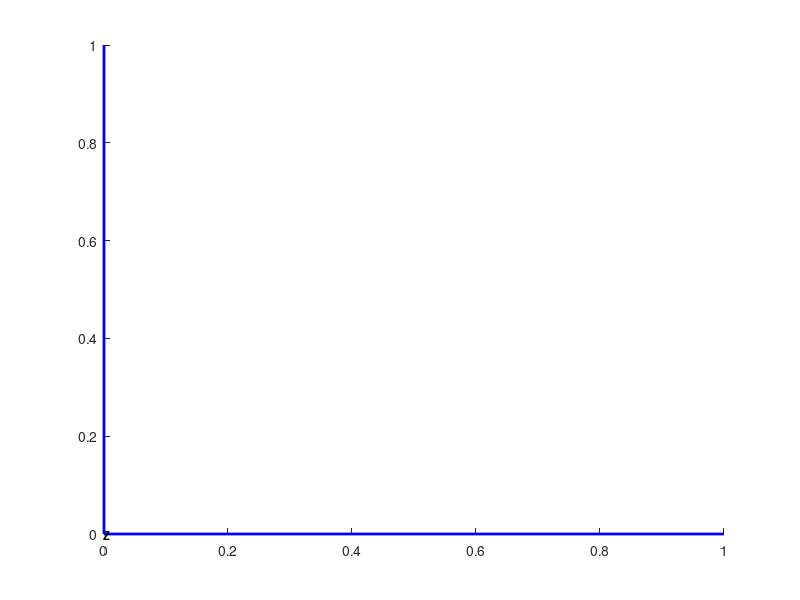

MATLAB code to generate this figure:
function h=draw_frame(varargin)
%
% ------------------------------------------------------
% | Basic Multibody Simulator Derived (Matlab toolbox) |
% ------------------------------------------------------
% | General purpose |
% -------------------
%
% draw_frame
%
% Draws a coordinate frame with orientation R at position p
%
% Syntax:
% -------
% draw_frame(R, p, color, scale)
% draw_frame(R, p, color)
% draw_frame(R, color)
% draw_frame(R, p)
% draw_frame(R)
% draw_frame
%
% Input:
% ------
% R     - rotation matrix OR unit quaternion [s x y z]
% p     - position of the origin
% color - color of the axis
%
% if color == 'rgb' then: 
% X axis - blue
% Y axis - green
% Z axis - red
%

if nargin == 0
  R = eye(3);
  p = [0,0,0]';
  color = 'b';
  scale = 1;
elseif nargin == 1
  R = varargin{1};
  p = [0,0,0]';
  color = 'b';
  scale = 1;
elseif nargin == 2
  if ischar(varargin{2})
    R = varargin{1};
    p = [0,0,0]';
    color = varargin{2};
	scale = 1;
  else
    R = varargin{1};
    p = varargin{2};
    p = p(:);
    color = 'b';
	scale = 1;
  end
elseif nargin == 3
  R = varargin{1};
  p = varargin{2};
  p = p(:);
  color = varargin{3};
  scale = 1;
elseif nargin == 4;
    R = varargin{1};
  p = varargin{2};
  p = p(:);
  color = varargin{3};
  scale = varargin{4};
else
  disp('incorrect input')
end

% if R is a unit quaternion convert it to rotation matrix
if length(R) == 4 
  R = q2R(R);
end

if strcmp(color, 'rgb')
  color_flag = 0;
else
  color_flag = 1;
end

cc = {'r', 'g', 'b'};
str = ['X' 'Y' 'Z']';
for i = 1:3
  U(:,1) = p;
  U(:,2) = p + R(:,i)*scale;
  v = 0.2*R(:,i)*scale;
  if color_flag
	hold on;h(2*i-1)=plot3(U(1,:),U(2,:),U(3,:),color,'LineWidth',2);
  else
    hold on;h(2*i-1)=plot3(U(1,:),U(2,:),U(3,:),cc{i},'LineWidth',2);
  end
  h(2*i)=text(U(1,2)+v(1),U(2,2)+v(2),U(3,2)+v(3),str(i),'FontWeight','bold','FontSize',8*scale);
end

% axis([p(1)-1 p(1)+1 p(2)-1 p(2)+1 p(3)-1 p(3)+1])
% cameratoolbar('NoReset')
% cameratoolbar('SetMode','orbit')
% grid on

%%%EOF